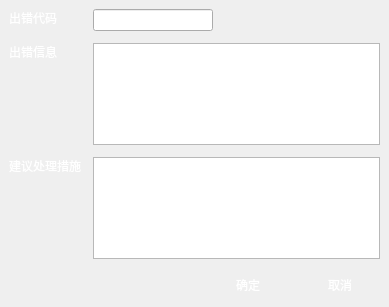
<?xml version="1.0" encoding="UTF-8"?>
<ui version="4.0">
 <class>NewAddErrorDialog</class>
 <widget class="QDialog" name="NewAddErrorDialog">
  <property name="geometry">
   <rect>
    <x>0</x>
    <y>0</y>
    <width>389</width>
    <height>307</height>
   </rect>
  </property>
  <property name="windowTitle">
   <string>Dialog</string>
  </property>
  <layout class="QHBoxLayout" name="horizontalLayout">
   <property name="leftMargin">
    <number>0</number>
   </property>
   <property name="topMargin">
    <number>0</number>
   </property>
   <property name="rightMargin">
    <number>0</number>
   </property>
   <property name="bottomMargin">
    <number>0</number>
   </property>
   <item>
    <widget class="QWidget" name="widget" native="true">
     <property name="styleSheet">
      <string notr="true">QWidget
{
	border-image:none;
}

QWidget#widget
{
	border-image: url(:/images/images/whole_back_2.png);
}

QLabel
{
	color: rgb(255, 255, 255);
}

QPushButton
{
	width:80;
	height:27;
	color: rgb(255, 255, 255);
	border-radius: 8px;  
	border-image: url(:/images/images/button_search.png);
}

QLineEdit
{
	color: rgb(0, 0, 0);
}
</string>
     </property>
     <layout class="QVBoxLayout" name="verticalLayout">
      <property name="spacing">
       <number>12</number>
      </property>
      <item>
       <layout class="QGridLayout" name="gridLayout">
        <property name="spacing">
         <number>12</number>
        </property>
        <item row="0" column="0">
         <widget class="QLabel" name="codeLabel">
          <property name="text">
           <string>出错代码</string>
          </property>
          <property name="alignment">
           <set>Qt::AlignLeading|Qt::AlignLeft|Qt::AlignTop</set>
          </property>
         </widget>
        </item>
        <item row="0" column="1">
         <widget class="QLineEdit" name="codeLineEdit">
          <property name="minimumSize">
           <size>
            <width>120</width>
            <height>0</height>
           </size>
          </property>
          <property name="maximumSize">
           <size>
            <width>120</width>
            <height>16777215</height>
           </size>
          </property>
         </widget>
        </item>
        <item row="1" column="0">
         <widget class="QLabel" name="infoLabel">
          <property name="text">
           <string>出错信息</string>
          </property>
          <property name="alignment">
           <set>Qt::AlignLeading|Qt::AlignLeft|Qt::AlignTop</set>
          </property>
         </widget>
        </item>
        <item row="1" column="1">
         <widget class="QTextEdit" name="infoLineEdit"/>
        </item>
        <item row="2" column="0">
         <widget class="QLabel" name="measureLabel">
          <property name="text">
           <string>建议处理措施</string>
          </property>
          <property name="alignment">
           <set>Qt::AlignLeading|Qt::AlignLeft|Qt::AlignTop</set>
          </property>
         </widget>
        </item>
        <item row="2" column="1">
         <widget class="QTextEdit" name="measureLineEdit"/>
        </item>
       </layout>
      </item>
      <item>
       <layout class="QHBoxLayout" name="horizontalLayout_2">
        <item>
         <spacer name="horizontalSpacer">
          <property name="orientation">
           <enum>Qt::Horizontal</enum>
          </property>
          <property name="sizeHint" stdset="0">
           <size>
            <width>40</width>
            <height>20</height>
           </size>
          </property>
         </spacer>
        </item>
        <item>
         <widget class="QPushButton" name="okButton">
          <property name="text">
           <string>确定</string>
          </property>
         </widget>
        </item>
        <item>
         <widget class="QPushButton" name="cancelButton">
          <property name="text">
           <string>取消</string>
          </property>
         </widget>
        </item>
       </layout>
      </item>
     </layout>
    </widget>
   </item>
  </layout>
 </widget>
 <resources/>
 <connections/>
</ui>
